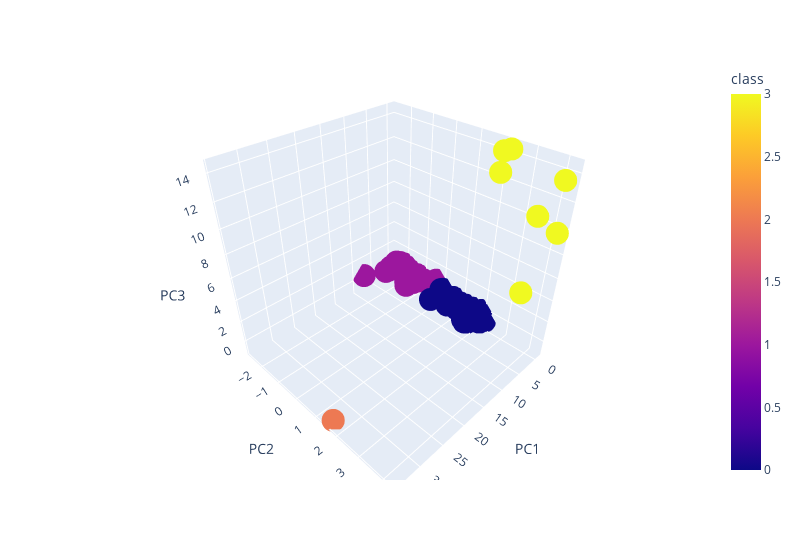

The notebook cell saved with this chart:
### Markdown cell above
## Visualizations

### Code cell
# Plotting the clusters with three features
fig = px.scatter_3d(clustered_df, x="PC1", y="PC2", z="PC3", 
                    color="class",width=800,
                    hover_name="CoinName", hover_data=["Algorithm"])
fig.update_layout(legend=dict(x=0,y=1))
fig.show()

### Figure 1 — Plotly figure (JSON) as saved in the notebook; plotly's stock layout.template omitted (floating-point values rounded to 4 significant figures; data arrays with more than 128 entries replaced by an {"elided": "..."} marker saying what was removed)
{"data": [{"customdata": {"elided": "533x1 str values"}, "hovertemplate": "<b>%{hovertext}</b><br><br>PC1=%{x}<br>PC2=%{y}<br>PC3=%{z}<br>Algorithm=%{customdata[0]}<br>class=%{marker.color}<extra></extra>", "hovertext": {"elided": "533 str values"}, "legendgroup": "", "marker": {"color": {"elided": "533 int values"}, "coloraxis": "coloraxis", "symbol": "circle"}, "mode": "markers", "name": "", "scene": "scene", "showlegend": false, "type": "scatter3d", "x": {"elided": "533 float values"}, "y": {"elided": "533 float values"}, "z": {"elided": "533 float values"}}], "layout": {"coloraxis": {"colorbar": {"title": {"text": "class"}}, "colorscale": [[0, "#0d0887"], [0.1111, "#46039f"], [0.2222, "#7201a8"], [0.3333, "#9c179e"], [0.4444, "#bd3786"], [0.5556, "#d8576b"], [0.6667, "#ed7953"], [0.7778, "#fb9f3a"], [0.8889, "#fdca26"], [1, "#f0f921"]]}, "legend": {"tracegroupgap": 0, "x": 0, "y": 1}, "margin": {"t": 60}, "scene": {"domain": {"x": [0, 1], "y": [0, 1]}, "xaxis": {"title": {"text": "PC1"}}, "yaxis": {"title": {"text": "PC2"}}, "zaxis": {"title": {"text": "PC3"}}}, "width": 800}}
